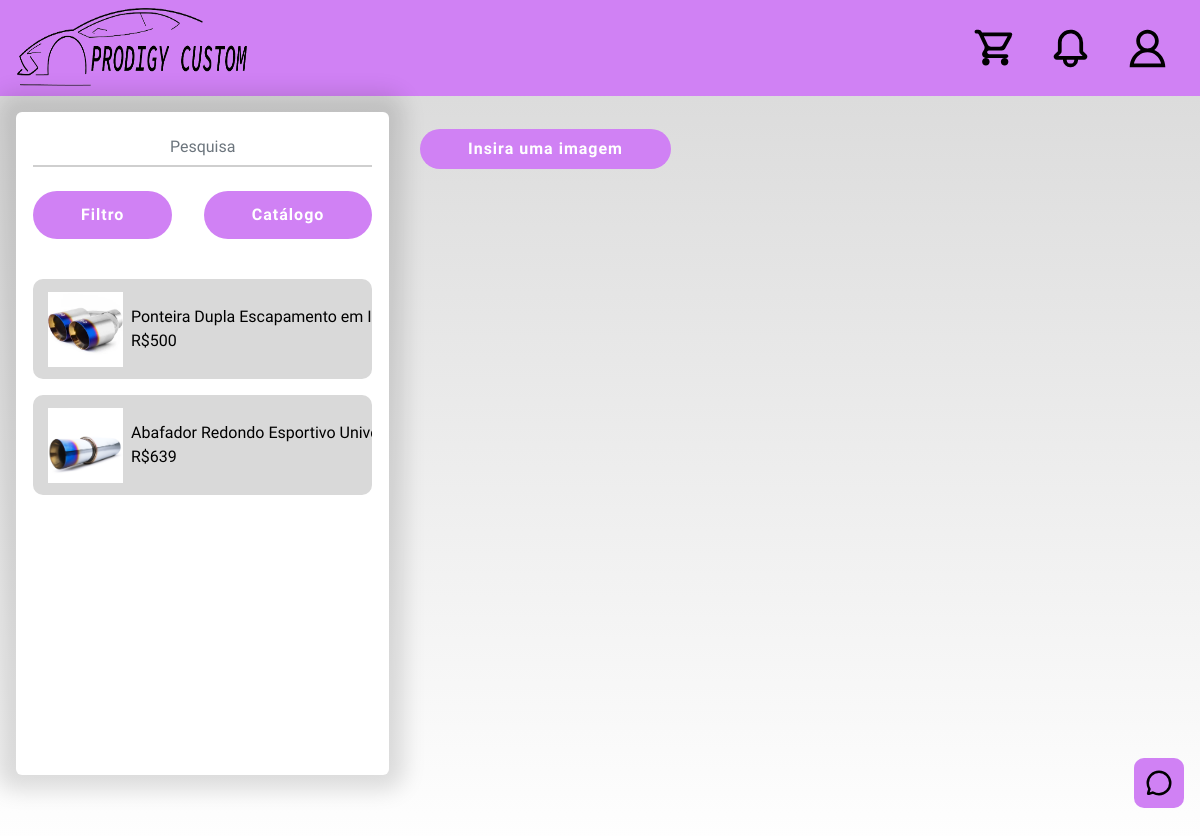
/venda-produto/index.php?carro=peugeot, run on the app's committed database.
### tables this page shows
CREATE TABLE `produtos_imagens` (
  `id_img` int(11) NOT NULL,
  `id_produto` int(11) NOT NULL,
  `file_path` varchar(255) NOT NULL
);

CREATE TABLE `produtos` (
  `id_produto` int(11) NOT NULL,
  `nome` varchar(255) NOT NULL,
  `preco` decimal(10,0) NOT NULL,
  `descricao` text NOT NULL,
  `info_tecnica` text NOT NULL
);

### venda-produto/index.php (the view, shortened to what this page needs)
<!DOCTYPE html>
<html lang="en">
<head>
    <link rel="stylesheet" href="../style.css">
    <link href="https://cdn.jsdelivr.net/npm/bootstrap@5.2.3/dist/css/bootstrap.min.css" rel="stylesheet"
>
    <link rel="stylesheet" href="https://cdnjs.cloudflare.com/ajax/libs/animate.css/4.1.1/animate.min.css">
</head>
<body style="overflow:hidden">
    <header>
        <nav class="nav navbar">
            <a href="../venda-produto/index.php"><img class="logo" src="fotologo.png" alt="imagem da logo"></a>
            <div class="icones">
                <a href="../tela-carrinho/index.php">
                </a>
                <div class="dropdown drop-msg">
                </div>
                <div class="dropdown drop-minhaconta">
                </div>
            </div>
        </nav>
    </header>
    <main>
        <div class="col-md-12 p-3">
            <div class="row">
                <div class="col-md-4">
                    <div class="card card-padding">
                        <div class="card-body">
                            <input type="text" name="" id="pesquisa" class="form-control text-center"
                                placeholder="Pesquisa">
                            <div class="col-md-12 d-flex justify-content-between pt-4 pb-4">
                                <button class="button-primario" data-bs-toggle="offcanvas" href="#offcanvasExample"
                                    role="button" aria-controls="offcanvasExample">
                                    Filtro
                                </button>
                                <a href="../tela-produtos">
                                    <button class="button-primario">Catálogo</button>
                                </a>
                            </div>
                            <div class="heightfix">
                                <?php
                                include("../php/sql_connect.php");
                                if(isset($_GET["carro"])){
                                    $comando = $pdo->prepare("select * from carro where carro.nome = :nome_carro");
                                $comando->bindParam(":nome_carro", $_GET["carro"]);
                                $comando->execute();
                                while($linhas = $comando->fetch()){
                                    $id_carro = $linhas["id_carro"];
                                }
                                $comando = $pdo->prepare("select * from produtos_imagens inner join produtos on produtos_imagens.id_produto = produtos.id_produto
                                inner join carro_produto on produtos.id_produto = carro_produto.produto_id where carro_id = :carro_id");
                                $carro_id = $id_carro;
                                $comando->bindParam(':carro_id', $carro_id);
                                $comando->execute();
                                while ($linhas = $comando->fetch()){
                                    if (!empty($linhas["file_path"])){
                                        $img = $linhas["file_path"];
                                    } else {
                                        $default_img = "";
                                    }
                                    $preco = $linhas["preco"];
                                    $nome = $linhas["nome"];
                                    $produto_id = $linhas["id_produto"];
                                    echo(
                                        "<a class='item' href='../visualiza-produto/index.php?C=$produto_id'>
                                        <div class='col-md-12 d-flex align-items-center mt-3 listaProdutos'>
                                        <img class='imagemLista' src='$img'>
                                        <div class='col-md-10 d-flex flex-column ps-2'>
                                        <div class='desc'>
                                            $nome
                                        </div>
                                        <div class='preco'>
                                            R$$preco
                                        </div>
                                        </div>
                                        </div>
                                        </a>");
                                }
                                }
                                ?>
                            </div>
                        </div>
                    </div>
                </div>
                <div class="col-md-8 d-flex justify-content-center align-items-center"
                    style="height: calc(100vh - 120px);">
                    <label for="InsereImagemCarro" class="labelImagem button-primario">Insira uma imagem</label>
                </div>
            </div>
            <a href="../MQTT.html">
                <div class="faleConosco">
                </div>
            </a>
        </div>
    </main>
</body>
</html>

### style.css (style rules this page uses)
:root { --primary: #D081F4; --primary300: #D081F490; --bs-card-border-color: transparent !important; --bs-border-color-translucent: transparent !important; }
* { margin: 0; padding: 0; box-sizing: border-box; }
body { background-image: linear-gradient(to bottom, #cfcfcfd2, #fff); background-repeat: no-repeat; min-width: fit-content; font-family: Urbanist !important; }
.logo { width: 230px; height: 80px; margin-left: 17px; }
.nav { background-color: var(--primary); }
input[type=text], input[type=password], input[type=email], select, .textarea { border:0 !important; border-bottom: 2px solid #cfcfcf !important; background-color: transparent !important; outline: 0 !important; border-radius: 0 !important; }
label.labelImagem { position: absolute; top: 15%; left: 35%; height: auto !important; }
.button-primario { background-color: var(--primary) !important; border-radius: 100vh !important; border:none !important; padding: 0.5em 3em; color: #fff !important; font-weight: bold !important; letter-spacing: 1px !important; height: 3rem !important; width: fit-content !important; display: flex; justify-content: center; align-items: center; }
.icones { display: flex; gap:2em; align-items: center; margin-right: 30px; }
.card { -webkit-box-shadow: -2px -2px 22px 17px rgba(0,0,0,0.13) !important; -moz-box-shadow: -2px -2px 22px 17px rgba(0,0,0,0.13) !important; box-shadow: -2px -2px 22px 17px rgba(0,0,0,0.13) !important; }
.heightfix { height: 495px; overflow:hidden; overflow-y:auto }
.imagemLista { width: 75px !important; height: 75px; object-fit: cover; margin-left: 15px; }
.desc { text-overflow: ellipsis; max-height: 30px; max-width: 95%; overflow: hidden; white-space: nowrap; }
.listaProdutos { background-color: #D9D9D9; border-radius:10px; height: 100px; }
a.item { text-decoration: none; color: black; }
a { text-decoration: none !important; }
.faleConosco { width: 50px; height: 50px; border-radius: 10px; position: sticky; bottom:50px; left:95%; background-color: var(--primary); display: flex; justify-content: center; align-items: center; z-index: 10; }

### data on the page
produtos_imagens: file_path (picture), id_produto.nome "Ponteira Dupla Escapamento em In…", id_produto.preco "500"
produtos_imagens: file_path (picture), id_produto.nome "Abafador Redondo Esportivo Unive…", id_produto.preco "639"
